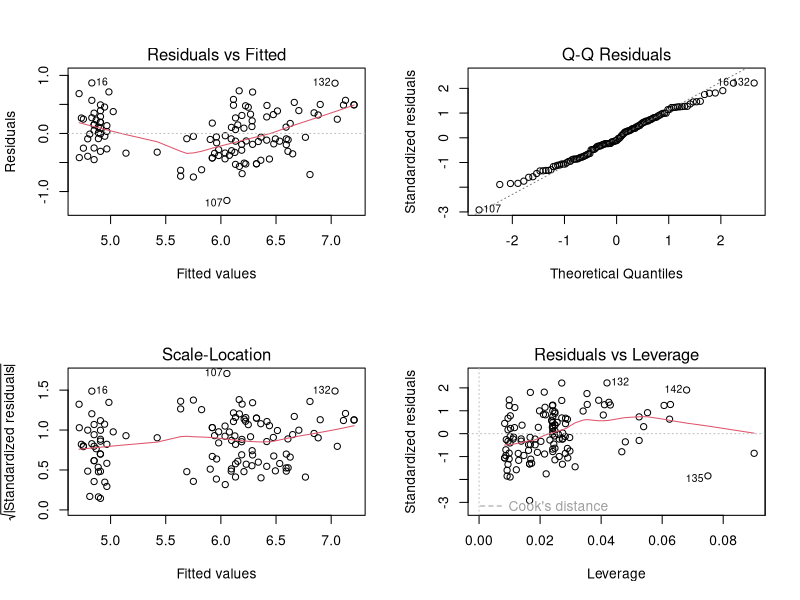
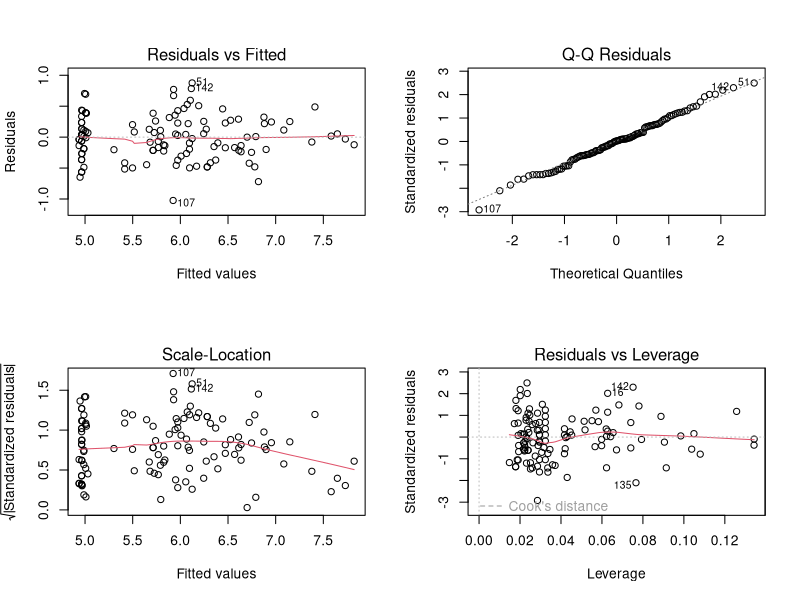

Source code (R) for these figures, in order:
## ---- chunk 1
names(iris)
## ---- chunk 2
#separate into training and testing sets
set.seed(1234)
train_ind <- sample(nrow(iris), floor(0.8 * nrow(iris)))
iris_train <- iris[train_ind,]
iris_test <- iris[-train_ind,]

#run linear regression
iris_lm <- lm(Sepal.Length ~ Petal.Length + Petal.Width, data = iris_train)
summary(iris_lm)
## ---- chunk 3
par(mfrow = c(2, 2))
plot(iris_lm)
## ---- chunk 4
iris_lm_quad <- lm(Sepal.Length ~ poly(Petal.Length, 2, raw = TRUE) + poly(Petal.Width, 2, raw = TRUE),
                   data = iris_train)
par(mfrow = c(2, 2))
plot(iris_lm_quad)
summary(iris_lm_quad)
## ---- chunk 5
iris_lm_quad <- update(iris_lm_quad, Sepal.Length ~ poly(Petal.Length, 2, raw = TRUE) + Petal.Width)
summary(iris_lm_quad)
## ---- chunk 6
y <- iris_test[,"Sepal.Length"]
y_hat <- predict(iris_lm_quad, iris_test[,c("Petal.Length", "Petal.Width")])

#calculate Root Mean Squared Error
rmse <- sqrt(sum((y - y_hat)^2)/length(y))
